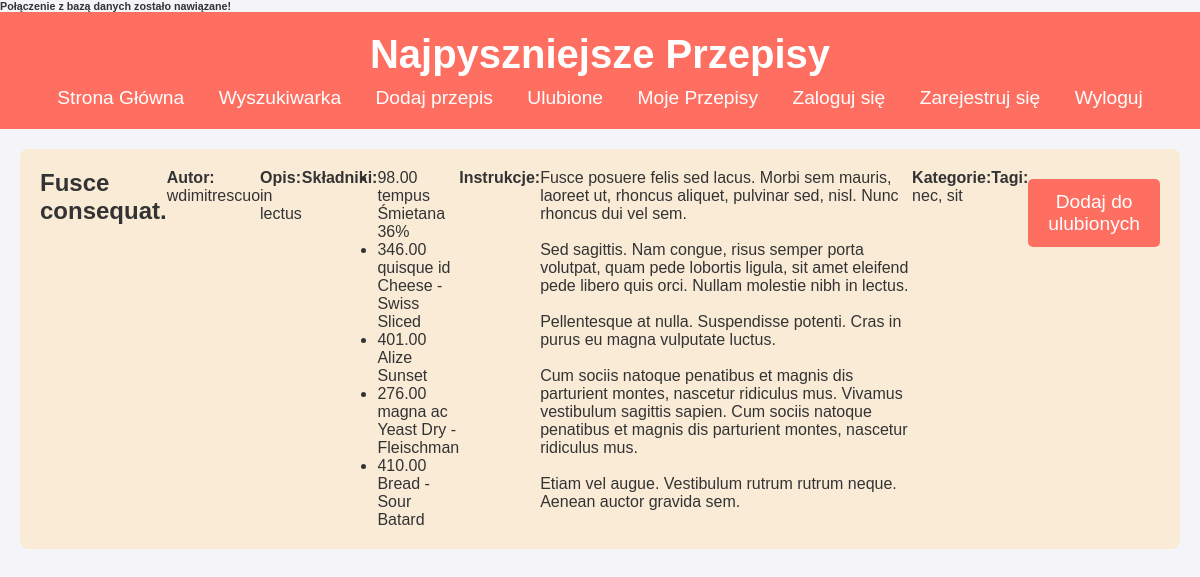
The page /detailed.php?id=115 on the database its author committed.
### tables this page shows
CREATE TABLE `recipes` (
  `recipe_id` int(11) NOT NULL,
  `title` varchar(100) NOT NULL,
  `description` text DEFAULT NULL,
  `instructions` text NOT NULL,
  `servings` int(11) DEFAULT 1,
  `prep_time` int(11) DEFAULT 0,
  `cook_time` int(11) DEFAULT 0,
  `user_id` int(11) DEFAULT NULL,
  `created_at` timestamp NOT NULL DEFAULT current_timestamp(),
  `updated_at` timestamp NOT NULL DEFAULT current_timestamp() ON UPDATE current_timestamp()
);

CREATE TABLE `recipe_ingredients` (
  `recipe_id` int(11) NOT NULL,
  `ingredient_id` int(11) NOT NULL,
  `quantity` decimal(5,2) DEFAULT 0.00,
  `unit` varchar(20) DEFAULT 'g'
);

CREATE TABLE `ingredients` (
  `ingredient_id` int(11) NOT NULL,
  `name` varchar(100) NOT NULL,
  `description` text DEFAULT NULL
);

### detailed.php (the view, shortened to what this page needs)
<?php
require_once "includes/db.php";
if (isset($_GET['id'])) {
    $recipe_id = $_GET['id'];
    $stmt = $pdo->prepare("SELECT * FROM detailed_recipe_info WHERE recipe_id = ?");
    $stmt->execute([$recipe_id]);
    $recipe = $stmt->fetch(PDO::FETCH_ASSOC);
    if ($recipe) {
        ?>
        <!DOCTYPE html>
        <html lang="pl">
        <head>
            <link rel="stylesheet" href="css/style.css">
        </head>
        <body>
            <?php require_once "blocks/header.php"; ?>
            <section id="content">
                <h1><?php echo htmlspecialchars($recipe['recipe_title']); ?></h1>
                <p><strong>Autor:</strong> <?php echo htmlspecialchars($recipe['author']); ?></p>
                <p><strong>Opis:</strong> <?php echo nl2br(htmlspecialchars($recipe['description'])); ?></p>
                <p><strong>Składniki:</strong></p>
                <ul>
                    <?php
                    $stmt = $pdo->prepare("SELECT name, quantity, unit FROM recipe_ingredients ri JOIN ingredients i ON ri.ingredient_id = i.ingredient_id WHERE ri.recipe_id = ?");
                    $stmt->execute([$recipe_id]);
                    $ingredients = $stmt->fetchAll(PDO::FETCH_ASSOC);
                    foreach ($ingredients as $ingredient) {
                        echo "<li>" . htmlspecialchars($ingredient['quantity']) . " " . htmlspecialchars($ingredient['unit']) . " " . htmlspecialchars($ingredient['name']) . "</li>";
                    }
                    ?>
                </ul>
                <p><strong>Instrukcje:</strong></p>
                <p><?php echo nl2br(htmlspecialchars($recipe['instructions'])); ?></p>
                <p><strong>Kategorie:</strong> <?php echo htmlspecialchars($recipe['categories']); ?></p>
                <p><strong>Tagi:</strong> <?php echo htmlspecialchars($recipe['tags']); ?></p>
                <form method="POST" action="favorites.php">
                    <button type="submit">Dodaj do ulubionych</button>
                </form>
            </section>
        </html>
        <?php
    } else {
        echo "<p>Nie znaleziono przepisu o podanym ID.</p>";
    }
} else {
    echo "<p>Nie przekazano ID przepisu.</p>";
}
?>

### css/style.css (style rules this page uses)
* { margin: 0; padding: 0; box-sizing: border-box; }
body { font-family: 'Arial', sans-serif; background-color: #f4f4f9; color: #333; }
button { color: white; text-decoration: none; font-size: 1.2em; }
#content { display: flex; justify-content: space-between; margin: 20px; position: relative; background-color: antiquewhite; padding: 20px; border-radius: 8px; }
button { background-color: #ff6f61; color: white; border: none; padding: 12px 20px; margin: 10px 0; font-size: 1.2em; cursor: pointer; width: 100%; border-radius: 5px; }

### rows shown on the page
recipes: description "in lectus", instructions "Fusce posuere felis sed lacus. Morbi sem mauris, laoreet ut, rhoncus aliquet, pulvinar sed, nisl. Nunc rhoncus dui vel sem. Sed sagittis. Nam congue, risus semper porta volutpat, quam pede lobortis ligula, sit amet eleifend pede libero quis orci. Nullam molestie nibh in lectus. Pellentesque at nulla. Suspendisse potenti. Cras in purus eu magna vulputate luctus. Cum sociis natoque penatibus et magnis dis parturient montes, nascetur ridiculus mus. Vivamus vestibulum sagittis sapien. Cum sociis natoque penatibus et magnis dis parturient montes, nascetur ridiculus mus. Etiam vel augue. Vestibulum rutrum rutrum neque. Aenean auctor gravida sem."
recipe_ingredients: quantity "98.00", unit "tempus", ingredient.name "Śmietana 36%"
recipe_ingredients: quantity "346.00", unit "quisque id", ingredient.name "Cheese - Swiss Sliced"
recipe_ingredients: quantity "401.00", ingredient.name "Alize Sunset"
recipe_ingredients: quantity "276.00", unit "magna ac", ingredient.name "Yeast Dry - Fleischman"
recipe_ingredients: quantity "410.00", ingredient.name "Bread - Sour Batard"

### other values the page prints
$recipe['recipe_title'] "Fusce consequat."
$recipe['author'] "wdimitrescuo"
$recipe['categories'] "nec, sit"
